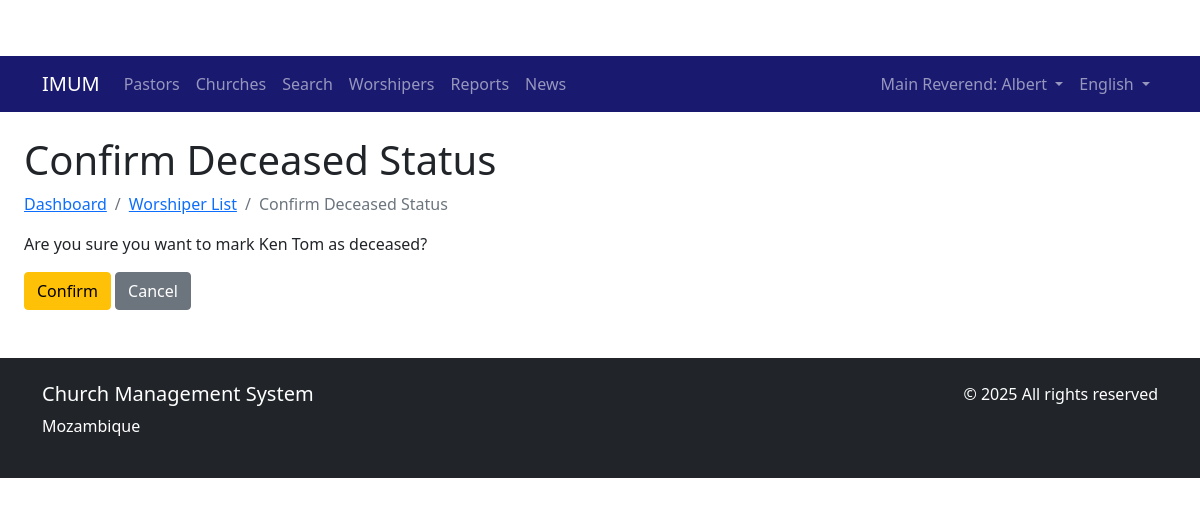
Screenshot of /worshipers/7/deceased/ (signed in) with the database file from the repository.
### church/models.py (models this page shows, shortened)
class User(AbstractUser):
    ROLE_CHOICES = (
        ('ADMIN', _('Admin')),
        ('MAIN_REVEREND', _('Main Reverend')),
        ('PASTOR', _('Pastor')),
    )
    GENDER_CHOICES = (
        ('M', _('Male')),
        ('F', _('Female')),
        ('O', _('Other')),
    )
    PASTOR_CATEGORY_CHOICES = (
        ('DEACON', _('Deacon')),
        ('PROBATIONARY', _('Probationary')),
        ('PRESBYTER', _('Presbyter')),
    )
    role = models.CharField(max_length=20, choices=ROLE_CHOICES, default='PASTOR')
    phone_number = models.CharField(max_length=20, blank=True, null=True)
    profile_picture = models.ImageField(upload_to='profile_pics/', blank=True, null=True)
    address = models.TextField(blank=True, null=True)
    gender = models.CharField(max_length=1, choices=GENDER_CHOICES, blank=True, null=True)
    date_of_birth = models.DateField(blank=True, null=True)
    created_by = models.ForeignKey(
        'self',
        on_delete=models.SET_NULL,
        null=True,
        blank=True,
        related_name='created_users',
        verbose_name=_('Created By')
    )
    groups = models.ManyToManyField(
        Group,
        verbose_name=_('groups'),
        blank=True,
        help_text=_(
            'The groups this user belongs to. A user will get all permissions '
            'granted to each of their groups.'
        ),
        related_name="church_user_set",
        related_query_name="church_user",
    )
    user_permissions = models.ManyToManyField(
        Permission,
        verbose_name=_('user permissions'),
        blank=True,
        help_text=_('Specific permissions for this user.'),
        related_name="church_user_set",
        related_query_name="church_user",
    )
    pastor_category = models.CharField(
        max_length=20,
        choices=PASTOR_CATEGORY_CHOICES,
        null=True,
        blank=True,
        verbose_name=_('Pastor Category')
    )
    class Meta:
        verbose_name = _('user')
        verbose_name_plural = _('users')

class Worshiper(models.Model):
    GENDER_CHOICES = (
        ('M', _('Male')),
        ('F', _('Female')),
        ('O', _('Other')),
    )
    first_name = models.CharField(max_length=100, verbose_name=_('First Name'))
    last_name = models.CharField(max_length=100, verbose_name=_('Last Name'))
    church = models.ForeignKey(Church, on_delete=models.CASCADE, related_name='worshipers', verbose_name=_('Church'))
    phone_number = models.CharField(max_length=20, blank=True, null=True, verbose_name=_('Phone Number'))
    email = models.EmailField(blank=True, null=True, verbose_name=_('Email'))
    is_baptized = models.BooleanField(default=False, verbose_name=_('Is Baptized'))
    is_deceased = models.BooleanField(default=False)
    gender = models.CharField(max_length=1, choices=GENDER_CHOICES, blank=True, null=True, verbose_name=_('Gender'))
    date_of_birth = models.DateField(blank=True, null=True, verbose_name=_('Date of Birth'))
    created_at = models.DateTimeField(auto_now_add=True, verbose_name=_('Created At'))
    def __str__(self):
        return f"{self.first_name} {self.last_name}"
    class Meta:
        verbose_name = _('Worshiper')
        verbose_name_plural = _('Worshipers')
        indexes = [
            models.Index(fields=['is_baptized']),
            models.Index(fields=['is_deceased']),
            models.Index(fields=['gender']),
            models.Index(fields=['date_of_birth']),
            models.Index(fields=['email']),
            models.Index(fields=['church']),
        ]

### church/views.py (the view, shortened to what this page needs)
# urls.py: path('worshipers/<int:worshiper_id>/deceased/', views.mark_worshiper_deceased, name='mark_worshiper_deceased'),
@login_required
def mark_worshiper_deceased(request, worshiper_id):
    worshiper = get_object_or_404(Worshiper, id=worshiper_id)
    if request.user.role == 'MAIN_REVEREND':
        district = District.objects.filter(main_reverend=request.user).first()
        if not district or worshiper.church.district != district:
            messages.error(request, _('You do not have permission to modify this worshiper.'))
            return redirect('church:worshiper_list')
    elif request.user.role == 'PASTOR':
        church = Church.objects.filter(pastor=request.user).first()
        if not church or worshiper.church != church:
            messages.error(request, _('You do not have permission to modify this worshiper.'))
            return redirect('church:worshiper_list')
    elif not (request.user.is_superuser or request.user.role == 'ADMIN'):
        messages.error(request, _('You do not have permission to modify this worshiper.'))
        return redirect('church:worshiper_list')
    return render(request, 'church/worshiper_deceased_confirm.html', {'worshiper': worshiper})

### templates/church/worshiper_deceased_confirm.html (shortened to what this page needs)
{% extends "church/base.html" %}
{% load i18n %}
{% block content %}
<div class="container-fluid">
    <h1>{% trans "Confirm Deceased Status" %}</h1>
    <nav aria-label="breadcrumb">
        <ol class="breadcrumb">
            <li class="breadcrumb-item"><a href="{% url 'church:dashboard' %}">{% trans "Dashboard" %}</a></li>
            <li class="breadcrumb-item"><a href="{% url 'church:worshiper_list' %}">{% trans "Worshiper List" %}</a></li>
            <li class="breadcrumb-item active">{% trans "Confirm Deceased Status" %}</li>
        </ol>
    </nav>
    <p>
        {% if worshiper.is_deceased %}
            {% trans "Are you sure you want to mark" %} {{ worshiper }} {% trans "as alive?" %}
        {% else %}
            {% trans "Are you sure you want to mark" %} {{ worshiper }} {% trans "as deceased?" %}
        {% endif %}
    </p>
    <form method="post">
        <button type="submit" class="btn btn-warning">{% trans "Confirm" %}</button>
        <a href="{% url 'church:worshiper_list' %}" class="btn btn-secondary">{% trans "Cancel" %}</a>
    </form>
</div>
{% endblock %}

### templates/church/base.html (shortened to what this page needs)
<!DOCTYPE html>
{% load i18n static %}
<html lang="{% if LANGUAGE_CODE %}{{ LANGUAGE_CODE }}{% else %}en{% endif %}">
<head>
    <link href="https://cdn.jsdelivr.net/npm/bootstrap@5.1.3/dist/css/bootstrap.min.css" rel="stylesheet">
    <link rel="stylesheet" href="https://cdn.jsdelivr.net/npm/bootstrap-icons@1.8.1/font/bootstrap-icons.css">
    <link rel="stylesheet" href="{% static 'css/custom.css' %}">
</head>
<body>
    <nav class="navbar navbar-expand-lg navbar-dark" style="background-color: #191970;">
        <div class="container">
            <a class="navbar-brand" href="{% url 'church:dashboard' %}">IMUM</a>
            <div class="collapse navbar-collapse" id="navbarNav">
                <ul class="navbar-nav me-auto">
                    {% if user.is_authenticated %}
                        {% if user.is_superuser or user.role == 'ADMIN' or user.role == 'MAIN_REVEREND' %}
                            <li class="nav-item">
                                <a class="nav-link" href="{% url 'church:pastor_list' %}">{% trans "Pastors" %}</a>
                            </li>
                            <li class="nav-item">
                                <a class="nav-link" href="{% url 'church:church_list' %}">{% trans "Churches" %}</a>
                            </li>
                        {% endif %}
                        {% if user.role == 'MAIN_REVEREND' %}
                            <li class="nav-item">
                                <a class="nav-link" href="{% url 'church:reverend_search' %}">{% trans "Search" %}</a>
                            </li>
                        {% endif %}
                        <li class="nav-item">
                            <a class="nav-link" href="{% url 'church:worshiper_list' %}">{% trans "Worshipers" %}</a>
                        </li>
                        <li class="nav-item">
                            <a class="nav-link" href="{% url 'church:reports' %}">{% trans "Reports" %}</a>
                        </li>
                        <li class="nav-item">
                            <a class="nav-link" href="{% url 'church:news_list' %}">{% trans "News" %}</a>
                        </li>
                    {% endif %}
                </ul>
                <ul class="navbar-nav">
                    {% if user.is_authenticated %}
                        <li class="nav-item dropdown">
                            <a class="nav-link dropdown-toggle" href="#" id="navbarDropdown" role="button" data-bs-toggle="dropdown">
                                {{ user.get_role_display }}: {{ user.username }}
                            </a>
                        </li>
                    {% else %}
                        <li class="nav-item">
                            <a class="nav-link" href="{% url 'church:login' %}">{% trans "Login" %}</a>
                        </li>
                    {% endif %}
                    <li class="nav-item dropdown">
                        <a class="nav-link dropdown-toggle" href="#" id="languageDropdown" role="button" data-bs-toggle="dropdown">
                            {% if LANGUAGE_CODE == 'pt' %}Português{% else %}English{% endif %}
                        </a>
                    </li>
                </ul>
            </div>
        </div>
    </nav>
    <div class="container-fluid mt-4">
        {% block content %}
        {% endblock %}
    </div>
    <footer class="bg-dark text-white py-4 mt-5">
        <div class="container">
            <div class="row">
                <div class="col-md-6">
                    <h5>{% trans "Church Management System" %}</h5>
                    <p>{% trans "Mozambique" %}</p>
                </div>
                <div class="col-md-6 text-md-end">
                    <p>&copy; {% now "Y" %} {% trans "All rights reserved" %}</p>
                </div>
            </div>
        </div>
    </footer>
</body>
</html>

### static/css/custom.css (style rules this page uses)
:root { --primary-color: #B22222; --secondary-color: #191970; }
body { padding-top: 56px; }
.navbar { background-color: var(--secondary-color) !important; }

### rows the page displays
User: role "Main Reverend", username "Albert"
Worshiper: first_name+last_name "Ken Tom"
